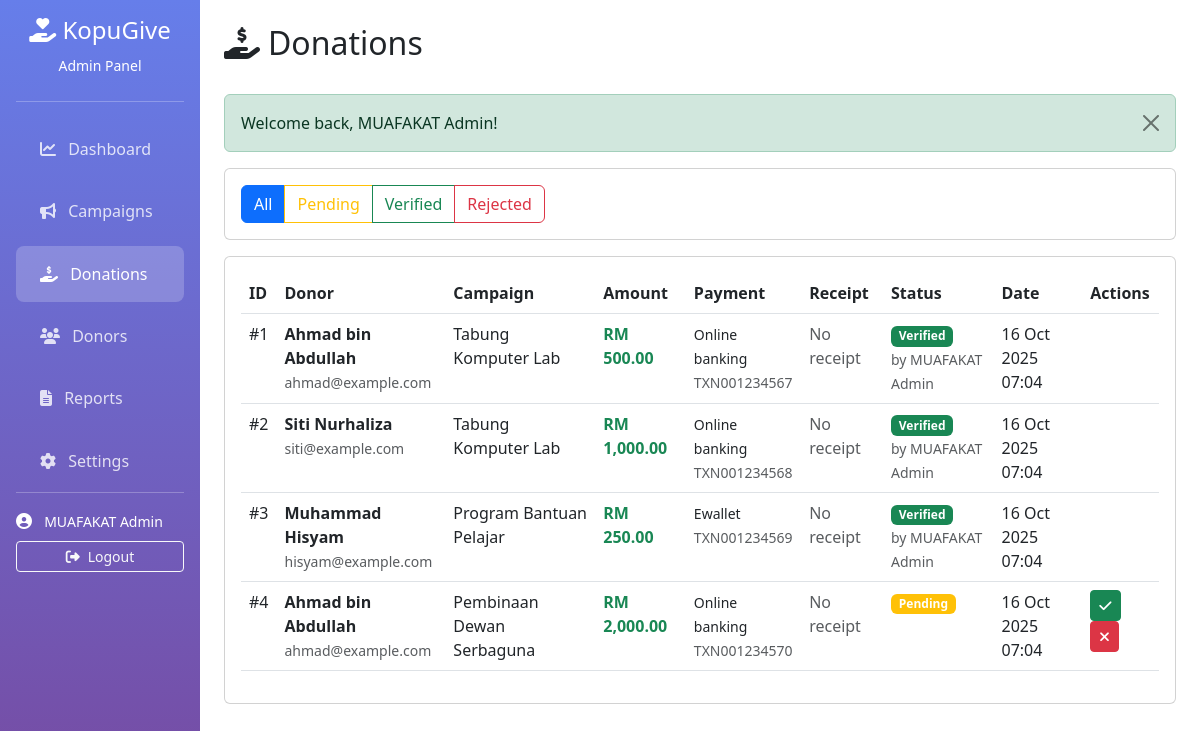
Screenshot of /admin/donations.php (signed in) with the database file from the repository.
### tables this page shows
CREATE TABLE donations (
    donation_id INT AUTO_INCREMENT PRIMARY KEY,
    campaign_id INT NOT NULL,
    donor_id INT,
    donor_name VARCHAR(255),  
    donor_email VARCHAR(255),
    donor_phone VARCHAR(20),
    amount DECIMAL(10, 2) NOT NULL,
    payment_method ENUM('online_banking', 'card', 'ewallet', 'cash', 'other') DEFAULT 'online_banking',
    transaction_id VARCHAR(100),
    receipt_path VARCHAR(255),
    donation_message TEXT,
    is_anonymous BOOLEAN DEFAULT FALSE,
    status ENUM('pending', 'verified', 'rejected', 'completed') DEFAULT 'pending',
    verified_by INT,
    verified_at TIMESTAMP NULL,
    donation_date TIMESTAMP DEFAULT CURRENT_TIMESTAMP,
    created_at TIMESTAMP DEFAULT CURRENT_TIMESTAMP,
    updated_at TIMESTAMP DEFAULT CURRENT_TIMESTAMP ON UPDATE CURRENT_TIMESTAMP,
    FOREIGN KEY (campaign_id) REFERENCES campaigns(campaign_id) ON DELETE CASCADE,
    FOREIGN KEY (donor_id) REFERENCES users(user_id) ON DELETE SET NULL,
    FOREIGN KEY (verified_by) REFERENCES users(user_id) ON DELETE SET NULL,
    INDEX idx_campaign (campaign_id),
    INDEX idx_donor (donor_id),
    INDEX idx_status (status),
    INDEX idx_donation_date (donation_date)
);

CREATE TABLE campaigns (
    campaign_id INT AUTO_INCREMENT PRIMARY KEY,
    campaign_name VARCHAR(255) NOT NULL,
    description TEXT,
    target_amount DECIMAL(10, 2) NOT NULL,
    current_amount DECIMAL(10, 2) DEFAULT 0.00,
    start_date DATE NOT NULL,
    end_date DATE NOT NULL,
    category ENUM('education', 'infrastructure', 'welfare', 'emergency', 'other') DEFAULT 'other',
    status ENUM('active', 'completed', 'closed', 'draft') DEFAULT 'draft',
    banner_image VARCHAR(255),
    created_by INT,
    created_at TIMESTAMP DEFAULT CURRENT_TIMESTAMP,
    updated_at TIMESTAMP DEFAULT CURRENT_TIMESTAMP ON UPDATE CURRENT_TIMESTAMP,
    FOREIGN KEY (created_by) REFERENCES users(user_id) ON DELETE SET NULL,
    INDEX idx_status (status),
    INDEX idx_dates (start_date, end_date)
);

CREATE TABLE users (
    user_id INT AUTO_INCREMENT PRIMARY KEY,
    full_name VARCHAR(255) NOT NULL,
    email VARCHAR(255) UNIQUE NOT NULL,
    phone VARCHAR(20),
    password_hash VARCHAR(255) NOT NULL,
    role ENUM('admin', 'donor') DEFAULT 'donor',
    profile_image VARCHAR(255),
    is_active BOOLEAN DEFAULT TRUE,
    created_at TIMESTAMP DEFAULT CURRENT_TIMESTAMP,
    updated_at TIMESTAMP DEFAULT CURRENT_TIMESTAMP ON UPDATE CURRENT_TIMESTAMP,
    INDEX idx_email (email),
    INDEX idx_role (role)
);

### includes/functions.php (called while the page is built, shortened)
<?php
function formatCurrency($amount) {
    return 'RM ' . number_format($amount, 2);
}
function formatDate($date, $format = 'd M Y') {
    return date($format, strtotime($date));
}
function getFlashMessage() {
    if (isset($_SESSION['flash_message'])) {
        $message = [
            'type' => $_SESSION['flash_type'],
            'message' => $_SESSION['flash_message']
        ];
        return $message;
    }
    return null;
}
?>

### admin/donations.php (the view, shortened to what this page needs)
<?php
require_once '../includes/functions.php';
$db = (new Database())->getConnection();
$status = $_GET['status'] ?? 'all';
$query = "
    SELECT d.*, c.campaign_name, u.full_name as donor_full_name, v.full_name as verifier_name
    FROM donations d
    LEFT JOIN campaigns c ON d.campaign_id = c.campaign_id
    LEFT JOIN users u ON d.donor_id = u.user_id
    LEFT JOIN users v ON d.verified_by = v.user_id
";
$query .= " ORDER BY d.created_at DESC";
$stmt = $db->prepare($query);
$stmt->execute();
$donations = $stmt->fetchAll();
$flashMessage = getFlashMessage();
?>
<!DOCTYPE html>
<html lang="en">
<head>
    <link href="https://cdn.jsdelivr.net/npm/bootstrap@5.3.0/dist/css/bootstrap.min.css" rel="stylesheet">
    <link rel="stylesheet" href="https://cdnjs.cloudflare.com/ajax/libs/font-awesome/6.4.0/css/all.min.css">
</head>
<body>
    <?php include 'includes/admin_sidebar.php'; ?>
    <main class="col-md-10 ms-sm-auto px-md-4 py-4">
        <div class="d-flex justify-content-between align-items-center mb-4">
            <h2><i class="fas fa-hand-holding-usd me-2"></i>Donations</h2>
        </div>
        <?php if ($flashMessage): ?>
            <div class="alert alert-<?= $flashMessage['type'] ?> alert-dismissible fade show" role="alert">
                <?= $flashMessage['message'] ?>
                <button type="button" class="btn-close" data-bs-dismiss="alert"></button>
            </div>
        <?php endif; ?>
        <div class="card mb-3">
            <div class="card-body">
                <div class="btn-group" role="group">
                    <a href="?status=all" class="btn btn-<?= $status === 'all' ? 'primary' : 'outline-primary' ?>">All</a>
                    <a href="?status=pending" class="btn btn-<?= $status === 'pending' ? 'warning' : 'outline-warning' ?>">Pending</a>
                    <a href="?status=verified" class="btn btn-<?= $status === 'verified' ? 'success' : 'outline-success' ?>">Verified</a>
                    <a href="?status=rejected" class="btn btn-<?= $status === 'rejected' ? 'danger' : 'outline-danger' ?>">Rejected</a>
                </div>
            </div>
        </div>
        <div class="card">
            <div class="card-body">
                <div class="table-responsive">
                    <table class="table table-hover">
                        <thead>
                            <tr>
                                <th>ID</th>
                                <th>Donor</th>
                                <th>Campaign</th>
                                <th>Amount</th>
                                <th>Payment</th>
                                <th>Receipt</th>
                                <th>Status</th>
                                <th>Date</th>
                                <th>Actions</th>
                            </tr>
                        </thead>
                        <tbody>
                            <?php foreach ($donations as $donation): ?>
                                <tr>
                                    <td>#<?= $donation['donation_id'] ?></td>
                                    <td>
                                        <div class="fw-bold"><?= htmlspecialchars($donation['donor_full_name'] ?? $donation['donor_name'] ?? 'Anonymous') ?></div>
                                        <small class="text-muted"><?= htmlspecialchars($donation['donor_email'] ?? '') ?></small>
                                    </td>
                                    <td><?= htmlspecialchars($donation['campaign_name']) ?></td>
                                    <td><strong class="text-success"><?= formatCurrency($donation['amount']) ?></strong></td>
                                    <td>
                                        <small><?= ucfirst(str_replace('_', ' ', $donation['payment_method'])) ?></small><br>
                                        <small class="text-muted"><?= htmlspecialchars($donation['transaction_id'] ?? 'N/A') ?></small>
                                    </td>
                                    <td>
                                        <?php if ($donation['receipt_path']): ?>
                                            <a href="../<?= htmlspecialchars($donation['receipt_path']) ?>" target="_blank" class="btn btn-sm btn-outline-primary">
                                                <i class="fas fa-file-image"></i>
                                            </a>
                                        <?php else: ?>
                                            <span class="text-muted">No receipt</span>
                                        <?php endif; ?>
                                    </td>
                                    <td>
                                        <?php
                                        $badges = [
                                            'pending' => 'warning',
                                            'verified' => 'success',
                                            'rejected' => 'danger'
                                        ];
                                        $badge = $badges[$donation['status']] ?? 'secondary';
                                        ?>
                                        <span class="badge bg-<?= $badge ?>"><?= ucfirst($donation['status']) ?></span>
                                        <?php if ($donation['verified_at']): ?>
                                            <br><small class="text-muted">by <?= htmlspecialchars($donation['verifier_name'] ?? 'System') ?></small>
                                        <?php endif; ?>
                                    </td>
                                    <td><?= formatDate($donation['donation_date'], 'd M Y H:i') ?></td>
                                    <td>
                                        <?php if ($donation['status'] === 'pending'): ?>
                                            <form method="POST" class="d-inline">
                                                <button type="submit" class="btn btn-sm btn-success" onclick="return confirm('Verify this donation?')">
                                                    <i class="fas fa-check"></i>
                                                </button>
                                            </form>
                                            <form method="POST" class="d-inline">
                                                <button type="submit" class="btn btn-sm btn-danger" onclick="return confirm('Reject this donation?')">
                                                    <i class="fas fa-times"></i>
                                                </button>
                                            </form>
                                        <?php endif; ?>
                                    </td>
                                </tr>
                            <?php endforeach; ?>
                        </tbody>
                    </table>
                </div>
            </div>
        </div>
    </main>
</body>
</html>

### rows the page displays
donations: donation_id "1", donor_name "Ahmad bin Abdullah", donor_email "ahmad@example.com", campaign.campaign_name "Tabung Komputer Lab", amount "RM 500.00", payment_method "Online banking", transaction "TXN001234567", shows "No receipt", status "Verified", verified_by.full_name "MUAFAKAT Admin", donation_date "16 Oct 2025 07:04"
donations: donation_id "2", donor_name "Siti Nurhaliza", donor_email "siti@example.com", campaign.campaign_name "Tabung Komputer Lab", amount "RM 1,000.00", payment_method "Online banking", transaction "TXN001234568", shows "No receipt", status "Verified", verified_by.full_name "MUAFAKAT Admin", donation_date "16 Oct 2025 07:04"
donations: donation_id "3", donor_name "Muhammad Hisyam", donor_email "hisyam@example.com", campaign.campaign_name "Program Bantuan Pelajar", amount "RM 250.00", payment_method "Ewallet", transaction "TXN001234569", shows "No receipt", status "Verified", verified_by.full_name "MUAFAKAT Admin", donation_date "16 Oct 2025 07:04"
donations: donation_id "4", donor_name "Ahmad bin Abdullah", donor_email "ahmad@example.com", campaign.campaign_name "Pembinaan Dewan Serbaguna", amount "RM 2,000.00", payment_method "Online banking", transaction "TXN001234570", shows "No receipt", status "Pending", donation_date "16 Oct 2025 07:04"

### other values shown
$_SESSION['full_name'] "MUAFAKAT Admin"
$flashMessage['message'] "Welcome back, MUAFAKAT Admin!"
